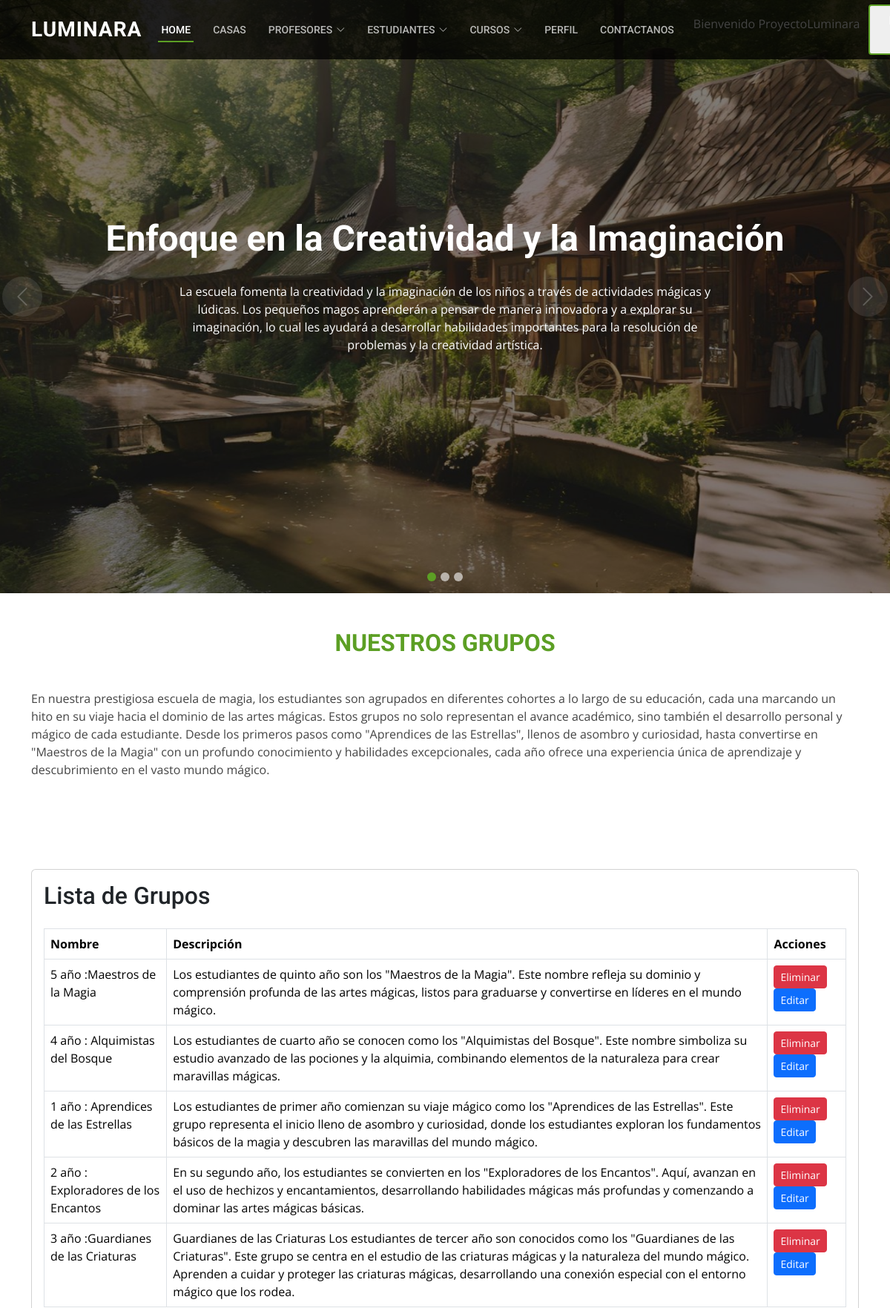
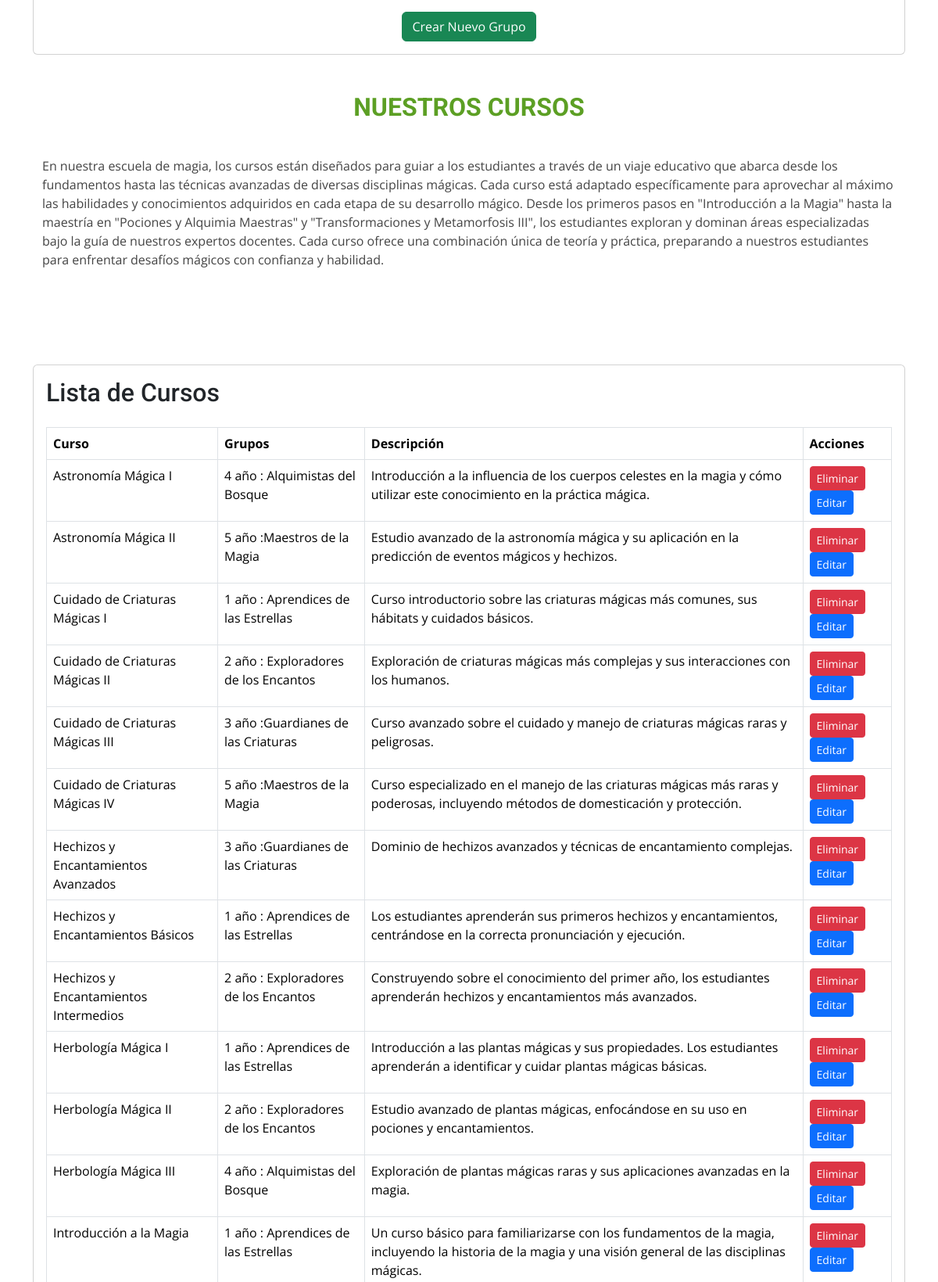
The page /APP-Magic/Readmorecursos/ (signed in, upper part) on the database its author committed (2 pictures, top to bottom).
### APPMagic/models.py (models this page shows, shortened)
class Grupos(models.Model):
    Aprendices_de_las_Estrellas = 'Aprendices de las Estrellas'
    Exploradores_de_los_Encantos = 'Exploradores de los Encantos'
    Guardianes_de_las_Criaturas = 'Guardianes de las Criaturas'
    Alquimistas_del_Bosque = 'Alquimistas del Bosque'
    Maestros_de_la_Magia = 'Maestros de la Magia'
    Grupos_CHOICES = [
        (Aprendices_de_las_Estrellas, '1 año : Aprendices de las Estrellas'),
        (Exploradores_de_los_Encantos, '2 año : Exploradores de los Encantos'),
        (Guardianes_de_las_Criaturas, '3 año :Guardianes de las Criaturas'),
        (Alquimistas_del_Bosque, '4 año : Alquimistas del Bosque'),
        (Maestros_de_la_Magia, '5 año :Maestros de la Magia'),
    ]
    nombre = models.CharField(
        max_length=30,
        choices=Grupos_CHOICES,
        unique=True,
    )
    descripcion = models.TextField()

class Curso(models.Model):
    Curso = models.CharField(max_length=100, unique=True)
    Grupos= models.ManyToManyField(Grupos)
    descripcion = models.TextField()
    class Meta():
     ordering=('Curso',)

### APPMagic/views.py (the view)
# urls.py: path('Readmorecursos/', views.grupos_y_cursos_view, name='grupos_y_cursos_view'),
@login_required()
def grupos_y_cursos_view(request):
    grupos = Grupos.objects.all()
    cursos = Curso.objects.all()
    return render(request, 'Readmorecursos.html', {
        'grupos': grupos,
        'cursos': cursos,
    })

### APPMagic/templates/Readmorecursos.html (shortened to what this page needs)
{% extends 'Base.html' %}
{% block contenidobipolar %}
<body>
    <section id="Postulantes" class="contact py-5">
        <div class="container">
            <div class="section-title text-center">
                <h2>Nuestros Grupos</h2><br>
                <p style="text-align: left; margin-bottom: 20px;">En nuestra prestigiosa escuela de magia, los estudiantes son agrupados en diferentes cohortes a lo largo de su educación, cada una marcando un hito en su viaje hacia el dominio de las artes mágicas. Estos grupos no solo representan el avance académico, sino también el desarrollo personal y mágico de cada estudiante. Desde los primeros pasos como "Aprendices de las Estrellas", llenos de asombro y curiosidad, hasta convertirse en "Maestros de la Magia" con un profundo conocimiento y habilidades excepcionales, cada año ofrece una experiencia única de aprendizaje y descubrimiento en el vasto mundo mágico.</p>
            </div>
        </div>
    </section>
    <div class="container mt-4">
        <div class="card">
            <div class="card-body">
                <h2 class="card-title mb-4">Lista de Grupos</h2>
                <div class="table-responsive">
                    <table class="table table-bordered">
                        <thead>
                            <tr>
                                <th>Nombre</th>
                                <th>Descripción</th>
                                {% if user.is_staff %}
                                <th>Acciones</th>
                                {% endif %}
                            </tr>
                        </thead>
                        <tbody>
                            {% for grupo in grupos %}
                            <tr>
                                <td>{{ grupo.get_nombre_display }}</td>
                                <td>{{ grupo.descripcion }}</td>
                                <td>
                                    {% if user.is_staff %}
                                    <form method="get" action="{% url 'eliminar_grupo' grupo.id %}" style="display: inline;">
                                        <button type="submit" class="btn btn-sm btn-danger">Eliminar</button>
                                    </form>
                                    <a href="{% url 'editar_grupo' grupo.id %}" class="btn btn-sm btn-primary">Editar</a>
                                    {% endif %}
                                </td>
                            </tr>
                            {% empty %}
                            <tr>
                                <td colspan="3">No hay grupos registrados.</td>
                            </tr>
                            {% endfor %}
                        </tbody>
                    </table>
                </div>
                {% if user.is_staff %}
                <div class="text-center">
                    <a href="{% url 'crear_grupo' %}" class="btn btn-success">Crear Nuevo Grupo</a>
                </div>
                {% endif %}
            </div>
        </div>
        <section id="Cursos" class="contact py-5">
            <div class="container">
                <div class="section-title text-center">
                    <h2>Nuestros Cursos</h2><br>
                    <p style="text-align: left; margin-bottom: 20px;">En nuestra escuela de magia, los cursos están diseñados para guiar a los estudiantes a través de un viaje educativo que abarca desde los fundamentos hasta las técnicas avanzadas de diversas disciplinas mágicas. Cada curso está adaptado específicamente para aprovechar al máximo las habilidades y conocimientos adquiridos en cada etapa de su desarrollo mágico. Desde los primeros pasos en "Introducción a la Magia" hasta la maestría en "Pociones y Alquimia Maestras" y "Transformaciones y Metamorfosis III", los estudiantes exploran y dominan áreas especializadas bajo la guía de nuestros expertos docentes. Cada curso ofrece una combinación única de teoría y práctica, preparando a nuestros estudiantes para enfrentar desafíos mágicos con confianza y habilidad.</p>
                </div>
            </div>
        </section>
        <div class="card mt-4">
            <div class="card-body">
                <h2 class="card-title mb-4">Lista de Cursos</h2>
                <div class="table-responsive">
                    <table class="table table-bordered">
                        <thead>
                            <tr>
                                <th>Curso</th>
                                <th>Grupos</th>
                                <th>Descripción</th>
                                {% if user.is_staff %}
                                <th>Acciones</th>
                                {% endif %}
                            </tr>
                        </thead>
                        <tbody>
                            {% for curso in cursos %}
                            <tr>
                                <td>{{ curso.Curso }}</td>
                                <td>
                                    {% for grupo in curso.Grupos.all %}
                                    {{ grupo.get_nombre_display }}
                                    {% endfor %}
                                </td>
                                <td>{{ curso.descripcion }}</td>
                                <td>
                                    {% if user.is_staff %}
                                    <form method="get" action="{% url 'eliminar_curso' curso.id %}" style="display: inline;">
                                        <button type="submit" class="btn btn-sm btn-danger">Eliminar</button>
                                    </form>
                                    <a href="{% url 'editar_curso' curso.id %}" class="btn btn-sm btn-primary">Editar</a>
                                    {% endif %}
                                </td>
                            </tr>
                            {% empty %}
                            <tr>
                                <td colspan="4">No hay cursos registrados.</td>
                            </tr>
                            {% endfor %}
                        </tbody>
                    </table>
                </div>
            </div>
        </div>
    </div>
</body>
{% endblock contenidobipolar %}

### APPMagic/templates/Base.html (shortened to what this page needs)
<!DOCTYPE html>
<html lang="en">
<head>
{% load static %}
  <link href="{% static 'assets/vendor/animate.css/animate.min.css' %}" rel="stylesheet">
  <link href="{% static 'assets/vendor/bootstrap/css/bootstrap.min.css' %}" rel="stylesheet">
  <link href="{% static 'assets/vendor/bootstrap-icons/bootstrap-icons.css' %}" rel="stylesheet">
  <link href="{% static 'assets/vendor/boxicons/css/boxicons.min.css' %}" rel="stylesheet">
  <link href="{% static 'assets/vendor/glightbox/css/glightbox.min.css' %}" rel="stylesheet">
  <link href="{% static 'assets/vendor/swiper/swiper-bundle.min.css' %}" rel="stylesheet">
  <link href="{% static 'assets/css/style.css' %}" rel="stylesheet">
</head>
<body>
  <header id="header" class="fixed-top d-flex align-items-center">
    <div class="container d-flex align-items-center justify-content-between">
      <h1 class="logo"><a href="index.html">Luminara</a></h1>
      <nav id="navbar" class="navbar">
        <ul>
          <li><a href="{% url 'Home' %}" class="active">Home<br></a></li>
          <li><a href="{% url 'Casa' %}">Casas</a></li>
          <li class="dropdown"><a href="#"><span>Profesores</span> <i class="bi bi-chevron-down"></i></a>
          </li>
          <li class="dropdown"><a href="#"><span>Estudiantes</span> <i class="bi bi-chevron-down"></i></a>
          <li class="dropdown"><a href="#"><span>Cursos</span> <i class="bi bi-chevron-down"></i></a>
          {% if user.is_authenticated %}
          <li><a href="{% url 'perfil' %}">Perfil</a></li>
          {% endif %}
          <li><a href="{% url 'Contacto' %}">Contactanos</a></li>
        {% if user.is_authenticated %}
        <li class="welcome-message"><p> Bienvenido {{user.username}}</p></li>
        <form method ="post" action = "{% url 'logout' %}">
         {% csrf_token %} <button type = "submit"  class="getstarted scrollto">Log out</button>
        {%else%}
        <li><a class="getstarted scrollto" href="{% url 'login' %}">Log in</a></li>
        {%endif%}
        </ul>
      </nav>
    </div>
  </header>
  <section id="hero">
    <div class="hero-container">
      <div id="heroCarousel" data-bs-interval="5000" class="carousel slide carousel-fade" data-bs-ride="carousel">
        <ol class="carousel-indicators" id="hero-carousel-indicators"></ol>
        <div class="carousel-inner" role="listbox">
          <div class="carousel-item active" style="background-image: url({% static 'assets/img/slide/slide-1.jpg' %});">
            <div class="carousel-container">
              <div class="carousel-content">
                <h2 class="animate__animated animate__fadeInDown">Enfoque en la Creatividad y la Imaginación</h2>
                <p class="animate__animated animate__fadeInUp">La escuela fomenta la creatividad y la imaginación de los niños a través de actividades mágicas y lúdicas. Los pequeños magos aprenderán a pensar de manera innovadora y a explorar su imaginación, lo cual les ayudará a desarrollar habilidades importantes para la resolución de problemas y la creatividad artística.</p>
              </div>
            </div>
          </div>
        </div>
        <a class="carousel-control-prev" href="#heroCarousel" role="button" data-bs-slide="prev">
          <span class="carousel-control-prev-icon bi bi-chevron-left" aria-hidden="true"></span>
        </a>
        <a class="carousel-control-next" href="#heroCarousel" role="button" data-bs-slide="next">
          <span class="carousel-control-next-icon bi bi-chevron-right" aria-hidden="true"></span>
        </a>
      </div>
    </div>
  </section>
 {%block contenidobipolar%}  {%endblock contenidobipolar%}
</body>
</html>

### APPMagic/static/assets/css/style.css (style rules this page uses)
body { font-family: "Open Sans", sans-serif; color: #444444; }
a { color: #5c9f24; text-decoration: none; }
h1, h2, h3, h4, h5, h6 { font-family: "Roboto", sans-serif; }
#header { background: rgba(0, 0, 0, 0.75); transition: all 0.5s; z-index: 997; height: 80px; }
#header .logo { font-size: 28px; margin: 0; padding: 0; line-height: 1; font-weight: 700; letter-spacing: 1px; text-transform: uppercase; }
#header .logo a { color: #fff; }
.navbar { padding: 0; }
.navbar ul { margin: 0; padding: 0; display: flex; list-style: none; align-items: center; }
.navbar li { position: relative; }
.navbar>ul>li { white-space: nowrap; padding: 10px 0 10px 22px; }
.navbar a, .navbar a:focus { display: flex; align-items: center; justify-content: space-between; padding: 0 4px; font-family: "Roboto", sans-serif; font-size: 14px; font-weight: 500; color: rgba(255, 255, 255, 0.7); white-space: nowrap; transition: 0.3s; text-transform: uppercase; position: relative; }
.navbar a i, .navbar a:focus i { font-size: 12px; line-height: 0; margin-left: 5px; }
.navbar>ul>li>a:before { content: ""; position: absolute; width: 100%; height: 2px; bottom: -6px; left: 0; background-color: #5c9f24; visibility: hidden; width: 0px; transition: all 0.3s ease-in-out 0s; }
.navbar a:hover:before, .navbar li:hover>a:before, .navbar .active:before { visibility: visible; width: 100%; }
.navbar a:hover, .navbar .active, .navbar .active:focus, .navbar li:hover>a { color: #fff; }
.navbar .getstarted, .navbar .getstarted:focus { padding: 8px 25px; margin-left: 12px; border-radius: 4px; color: #fff; font-weight: 400; font-family: "Poppins", sans-serif; border: 2px solid #5c9f24; }
#hero { width: 100%; height: 100vh; background-color: rgba(17, 17, 17, 0.8); overflow: hidden; padding: 0; }
#hero .carousel-item { width: 100%; height: 100vh; background-size: cover; background-position: center; background-repeat: no-repeat; position: relative; transition: 0.3; }
#hero .carousel-item::before { content: ""; background-color: rgba(0, 0, 0, 0.5); position: absolute; top: 0; right: 0; left: 0; bottom: 0; }
#hero .carousel-container { display: flex; justify-content: center; align-items: center; position: absolute; bottom: 0; top: 0; left: 0; right: 0; }
#hero .carousel-content { text-align: center; }
#hero h2 { color: #fff; margin-bottom: 30px; font-size: 48px; font-weight: 700; }
#hero p { width: 80%; animation-delay: 0.4s; margin: 0 auto 30px auto; color: #fff; }
#hero .carousel-inner .carousel-item { transition-property: opacity; background-position: center top; }
#hero .carousel-inner .carousel-item, #hero .carousel-inner .active.carousel-item-start, #hero .carousel-inner .active.carousel-item-end { opacity: 0; }
#hero .carousel-inner .active, #hero .carousel-inner .carousel-item-next.carousel-item-start, #hero .carousel-inner .carousel-item-prev.carousel-item-end { opacity: 1; transition: 0.5s; }
#hero .carousel-control-next-icon, #hero .carousel-control-prev-icon { background: none; font-size: 30px; line-height: 0; width: auto; height: auto; background: rgba(255, 255, 255, 0.2); border-radius: 50px; transition: 0.3s; color: rgba(255, 255, 255, 0.5); width: 54px; height: 54px; display: flex; align-items: center; justify-content: center; }
@media (min-width: 1024px) { #hero p { width: 60%; } }
@media (min-width: 1024px) { #hero .carousel-control-prev, #hero .carousel-control-next { width: 5%; } }
section { padding: 60px 0; }
.section-title { text-align: center; padding-bottom: 30px; }
.section-title h2 { font-size: 32px; font-weight: bold; text-transform: uppercase; margin-bottom: 20px; padding-bottom: 0; color: #5c9f24; }
.section-title p { margin-bottom: 0; }

### rows shown on the page
Grupos: nombre "5 año :Maestros de la Magia", descripcion "Los estudiantes de quinto año son los \"Maestros de la Magia\". Este nombre refleja su dominio y comprensión profunda de las artes mágicas, listos para graduarse y convertirse en líderes en el mundo mágico."
Grupos: nombre "4 año : Alquimistas del Bosque", descripcion "Los estudiantes de cuarto año se conocen como los \"Alquimistas del Bosque\". Este nombre simboliza su estudio avanzado de las pociones y la alquimia, combinando elementos de la naturaleza para crear maravillas mágicas."
Grupos: nombre "1 año : Aprendices de las Estrellas", descripcion "Los estudiantes de primer año comienzan su viaje mágico como los \"Aprendices de las Estrellas\". Este grupo representa el inicio lleno de asombro y curiosidad, donde los estudiantes exploran los fundamentos básicos de la magia y descubren las maravillas del mundo mágico."
Grupos: nombre "2 año : Exploradores de los Encantos", descripcion "En su segundo año, los estudiantes se convierten en los \"Exploradores de los Encantos\". Aquí, avanzan en el uso de hechizos y encantamientos, desarrollando habilidades mágicas más profundas y comenzando a dominar las artes mágicas básicas."
Grupos: nombre "3 año :Guardianes de las Criaturas", descripcion "Guardianes de las Criaturas Los estudiantes de tercer año son conocidos como los \"Guardianes de las Criaturas\". Este grupo se centra en el estudio de las criaturas mágicas y la naturaleza del mundo mágico. Aprenden a cuidar y proteger las criaturas mágicas, desarrollando una conexión especial con el entorno mágico que los rodea."
Curso: Curso "Astronomía Mágica I", descripcion "Introducción a la influencia de los cuerpos celestes en la magia y cómo utilizar este conocimiento en la práctica mágica."
Curso: Curso "Astronomía Mágica II", descripcion "Estudio avanzado de la astronomía mágica y su aplicación en la predicción de eventos mágicos y hechizos."
Curso: Curso "Cuidado de Criaturas Mágicas I", descripcion "Curso introductorio sobre las criaturas mágicas más comunes, sus hábitats y cuidados básicos."
Curso: Curso "Cuidado de Criaturas Mágicas II", descripcion "Exploración de criaturas mágicas más complejas y sus interacciones con los humanos."
Curso: Curso "Cuidado de Criaturas Mágicas III", descripcion "Curso avanzado sobre el cuidado y manejo de criaturas mágicas raras y peligrosas."
Curso: Curso "Cuidado de Criaturas Mágicas IV", descripcion "Curso especializado en el manejo de las criaturas mágicas más raras y poderosas, incluyendo métodos de domesticación y protección."
Curso: Curso "Hechizos y Encantamientos Avanzados", descripcion "Dominio de hechizos avanzados y técnicas de encantamiento complejas."
Curso: Curso "Hechizos y Encantamientos Básicos", descripcion "Los estudiantes aprenderán sus primeros hechizos y encantamientos, centrándose en la correcta pronunciación y ejecución."
Curso: Curso "Hechizos y Encantamientos Intermedios", descripcion "Construyendo sobre el conocimiento del primer año, los estudiantes aprenderán hechizos y encantamientos más avanzados."
Curso: Curso "Herbología Mágica I", descripcion "Introducción a las plantas mágicas y sus propiedades. Los estudiantes aprenderán a identificar y cuidar plantas mágicas básicas."
Curso: Curso "Herbología Mágica II", descripcion "Estudio avanzado de plantas mágicas, enfocándose en su uso en pociones y encantamientos."
Curso: Curso "Herbología Mágica III", descripcion "Exploración de plantas mágicas raras y sus aplicaciones avanzadas en la magia."
Curso: Curso "Introducción a la Magia", descripcion "Un curso básico para familiarizarse con los fundamentos de la magia, incluyendo la historia de la magia y una visión general de las disciplinas mágicas."

### other values the page prints
{{ user.username }} "ProyectoLuminara"
